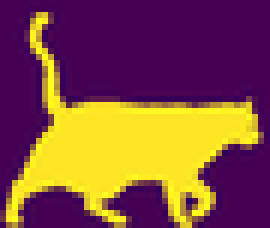
#> input picture image_processing/lab5/binary.png, 45 x 38 px, shrunk from 191 x 164 before the run (shown 6 times larger)
$ jupyter execute lab5.ipynb   (shell and % lines are left out)
#> lines starting #> are read from the running program, lines starting #| are printed output that depends on the picture; after the words box and inside, x2 and y2 are one past the last pixel; in counts of white or black regions, pixels touching at a corner belong together
# Лабораторная работа 5

##  Порядко-статистические фильтры

Разработать программу, иллюстрирующую результаты применения порядково-статистичеких фильтров для бинарных и полутоновых изображений для квадратных окон размера 3x3, 5x5, 7x7.

Содержание отчета:
- Исходные изображения
- Код программы (для Jupyter Notebook)
- Результат работы программы
- Срок: 1.04.2025

[cell 1]
%pylab inline
import skimage.io
from matplotlib.pyplot import imread
import matplotlib.pyplot as plt
import numpy as np
from numpy import ceil
from skimage.color import rgb2gray
from skimage.morphology import closing, opening, binary_dilation
from scipy.ndimage import binary_erosion, binary_dilation, binary_closing, binary_opening

[cell 2]
# [29 lines left out: function print_images, not called in this run]

[cell 3]
import numpy as np
import matplotlib.pyplot as plt
import math
from builtins import min

def print_images(imgs, *, n_cols=None, fig_dim=None):
    if isinstance(imgs, np.ndarray):
        imgs = [imgs]

    num_imgs = len(imgs)

    if num_imgs == 1:
        n_rows, n_cols = 1, 1
        fig_dim = fig_dim or 5
    else:
        n_cols = n_cols or min(int(num_imgs), 3)
        n_rows = math.ceil(num_imgs / n_cols)
        n_rows = int(n_rows)
        fig_dim = fig_dim or 15

    figsize = (fig_dim, fig_dim / n_cols * n_rows)

    fig, axes = plt.subplots(n_rows, n_cols, figsize=figsize)

    if num_imgs == 1:
        axes = [axes]
    else:
        axes = np.array(axes).flatten()

    for i, ax in enumerate(axes):
        if i < num_imgs:
            img = imgs[i]
            if img.ndim == 2:
                ax.imshow(img, cmap='gray', interpolation='none')
            elif img.ndim == 3:
                ax.imshow(img, interpolation='none')
            ax.axis('off')
        else:
            ax.axis('off')

    plt.tight_layout()
    plt.show()

[cell 4]
img = (imread('binary.png') > 0.5)[::2, ::2, 0]
print_images(img)
#> in print_images, `num_imgs = len(imgs)`: num_imgs = 1
#> in print_images, `plt.show()`:
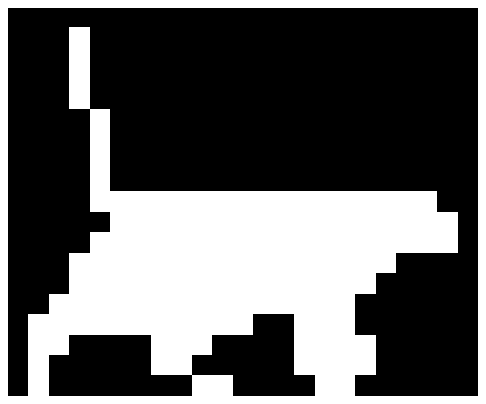
#> figure drawn by matplotlib, 1 panel

[cell 5]
def kth_stat_bin(img: np.ndarray, r: int, k: int) -> np.ndarray:
    """
    Computes a binary image where each pixel is set to 1 if the sum of its neighborhood
    (defined by radius r) is greater than or equal to k-1, otherwise 0.

    :param img: Input binary image (numpy array)
    :param r: Radius of the neighborhood
    :param k: Threshold for binarization
    :return: Binary image with the same shape as input
    """
#> called with img = array of shape (19, 23), r = 1, k = 5
    result = np.zeros_like(img, dtype=np.uint8)
    padded_img = np.pad(img, r, mode='constant', constant_values=0)
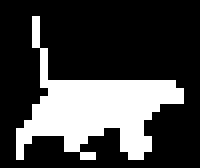
#> padded_img: shape (21, 25) bool (shown 8 times larger); 26.9% white; 1 white region, box (x1, y1, x2, y2) and area: (2, 2, 23, 20) 141

    for i in range(r, padded_img.shape[0] - r):
        for j in range(r, padded_img.shape[1] - r):
            local_sum = np.sum(padded_img[i - r: i + r + 1, j - r: j + r + 1])
            result[i - r, j - r] = 1 if local_sum >= (k - 1) else 0

    return result

[cell 6]
img_3 = kth_stat_bin(img, 1, 5)
img_5 = kth_stat_bin(img, 2, 13)
#> call 2 of kth_stat_bin, with img = array of shape (19, 23), r = 2, k = 13
#> in kth_stat_bin (call 2), `padded_img = np.pad(img, r, mode='constant', constant_values=0)`:
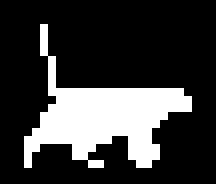
#> padded_img: shape (23, 27) bool (shown 8 times larger); 22.7% white; 1 white region, box (x1, y1, x2, y2) and area: (3, 3, 24, 21) 141
img_7 = kth_stat_bin(img, 3, 25)
#> call 3 of kth_stat_bin, with img = array of shape (19, 23), r = 3, k = 25
#> in kth_stat_bin (call 3), `padded_img = np.pad(img, r, mode='constant', constant_values=0)`:
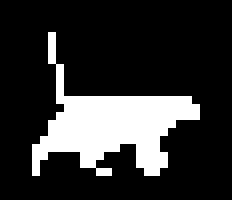
#> padded_img: shape (25, 29) bool (shown 8 times larger); 19.4% white; 1 white region, box (x1, y1, x2, y2) and area: (4, 4, 25, 22) 141

print_images([img_3, img_5, img_7])
#> in print_images (call 2), `num_imgs = len(imgs)`: num_imgs = 3
#> in print_images (call 2), `n_rows = math.ceil(num_imgs / n_cols)`: n_rows = 1
#> in print_images (call 2), `figsize = (fig_dim, fig_dim / n_cols * n_rows)`: figsize = (15, 5)
#> the loop in print_images (call 2), `for i, ax in enumerate(axes):` made 3 passes
#> in print_images (call 2), `plt.show()`:
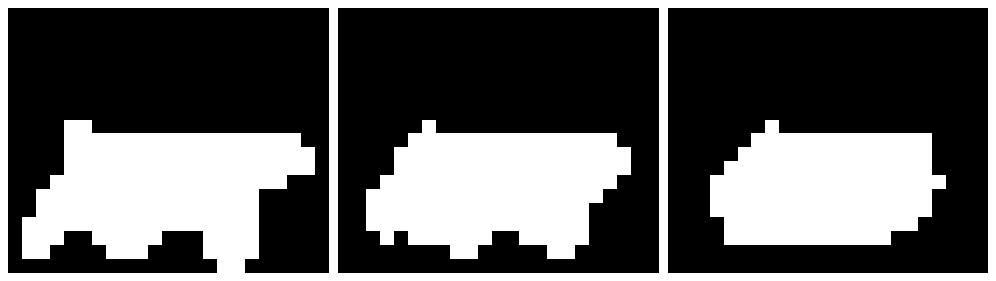
#> figure drawn by matplotlib, 3 panels

[cell 7]
# [7 lines left out: function kth_stat_gray, not called in this run]

[cell 8]
import numpy as np

# [24 lines left out: function kth_stat_gray, not called in this run]

[cell 9]
img_gray = imread('rose.jpg')[:, :, 0]
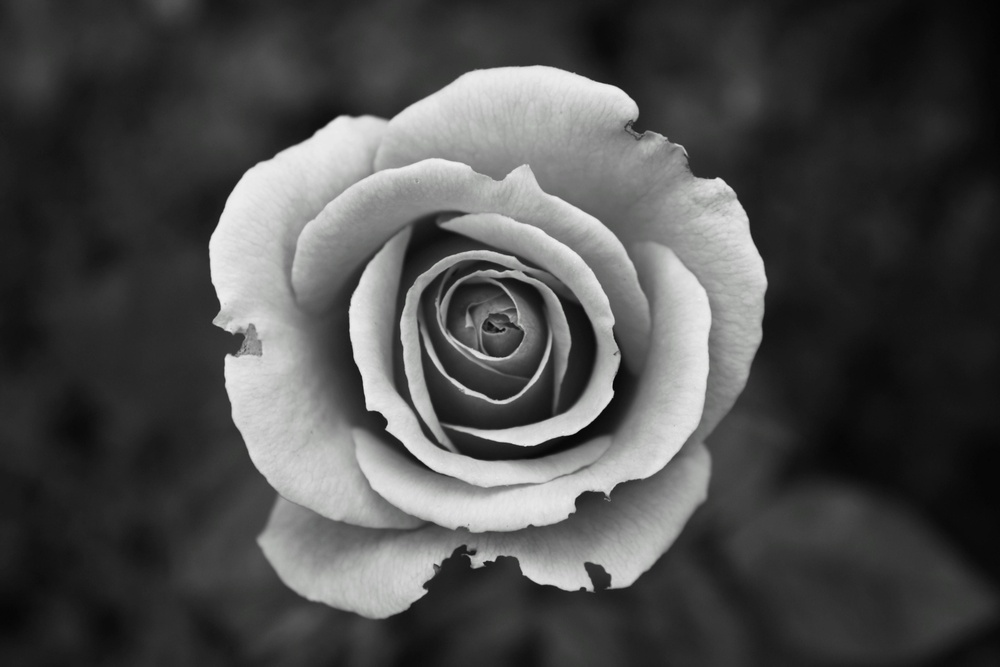
#> input picture image_processing/lab5/rose.jpg, 1000 x 667 px, shrunk from 4272 x 2848 before the run
#> img_gray: shape (667, 1000); min 3, max 240, mean 76.4
print_images(img_gray)

[cell 10]
from scipy.ndimage import generic_filter
def kth_stat_gray(img, r, k):
    """Computes the k-th order statistic in a neighborhood of radius r.

    Parameters:
    img -- Input grayscale image (NumPy array)
    r   -- Radius of the neighborhood
    k   -- Order statistic (1 = min, middle value = median, etc.)

    Returns:
    result -- Processed image with the applied filter
    """
#> called with r = 1, k = 5
    k = max([1, min(np.array([k, (2 * r + 1) ** 2]))])  # Ensure k is within bounds
    return generic_filter(img, lambda x: np.partition(x, k - 1)[k - 1], size=(2 * r + 1, 2 * r + 1))

[cell 11]
img_gray_3 = kth_stat_gray(img_gray, 1, 5)
img_gray_5 = kth_stat_gray(img_gray, 2, 13)
img_gray_7 = kth_stat_gray(img_gray, 3, 25)

print_images([img_gray_3, img_gray_5, img_gray_7])
